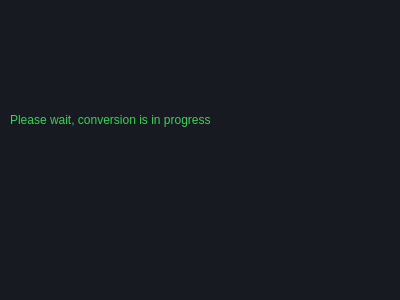
<?xml version="1.0" encoding="UTF-8"?>
<ui version="4.0">
 <class>Dialog</class>
 <widget class="QDialog" name="Dialog">
  <property name="geometry">
   <rect>
    <x>0</x>
    <y>0</y>
    <width>400</width>
    <height>300</height>
   </rect>
  </property>
  <property name="minimumSize">
   <size>
    <width>400</width>
    <height>300</height>
   </size>
  </property>
  <property name="maximumSize">
   <size>
    <width>400</width>
    <height>300</height>
   </size>
  </property>
  <property name="windowTitle">
   <string>Dialog</string>
  </property>
  <property name="styleSheet">
   <string notr="true">background: rgb(23, 27, 33)</string>
  </property>
  <widget class="QLabel" name="label">
   <property name="geometry">
    <rect>
     <x>10</x>
     <y>110</y>
     <width>391</width>
     <height>20</height>
    </rect>
   </property>
   <property name="styleSheet">
    <string notr="true">color: rgb(57, 211, 83);
font: 13pt &quot;Terminal&quot;;
</string>
   </property>
   <property name="text">
    <string>Please wait, conversion is in progress</string>
   </property>
  </widget>
 </widget>
 <resources/>
 <connections/>
</ui>
